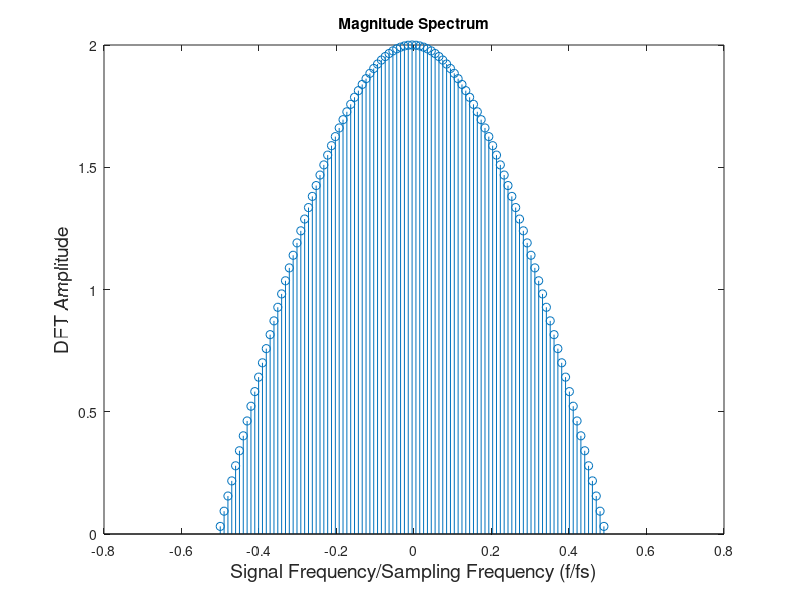
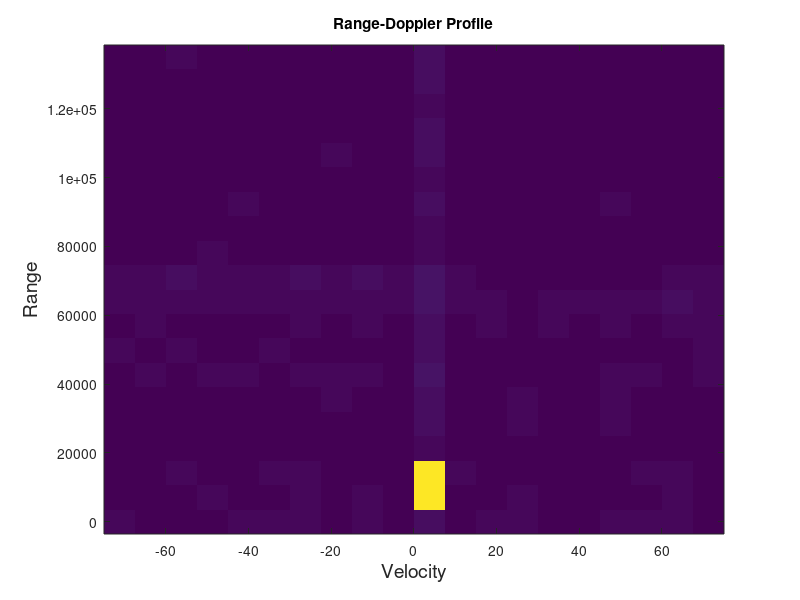
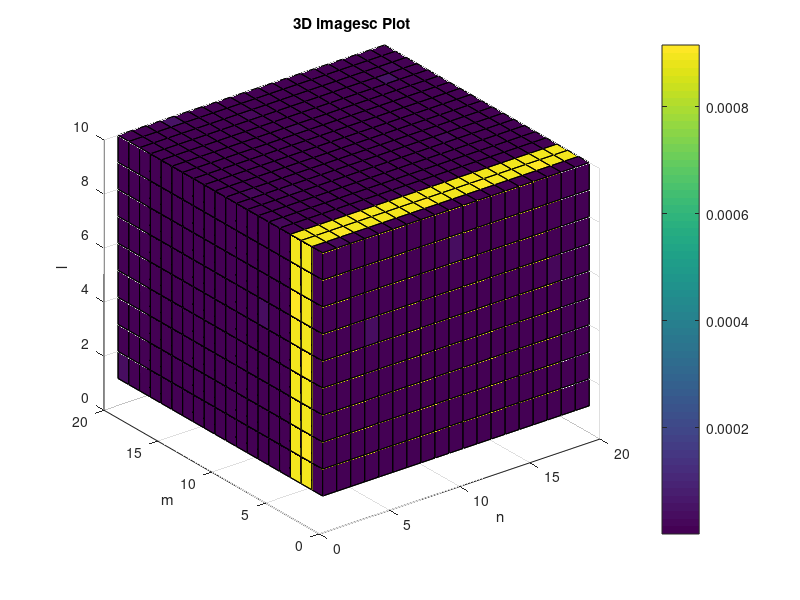
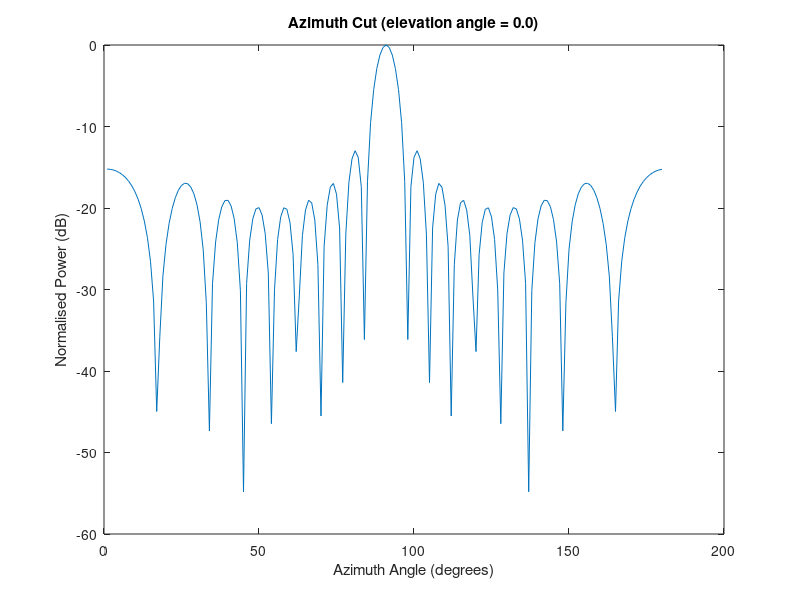

Recreate these plots in MATLAB, in order.
%4o set Radar Stampoulidis Georgios 03094
PRI = 1e-3; %Pulse Repetition Interval
DC = 0.1; %Duty Cycle
fs = 2e4; %Sampling Frequency
K = 101; %Number of Samples of FFT
c = 3e8; %Speed of Light
Pt = 1; %Transmit Power
G = 1; %Antenna Gain
Lo = 1; %Loss Factor
sigma = 1; %RCS
lamda = 1; %Wave Length
W = 0; %Noise
R0 = 5; %Distance
fc= 1e9; %Frequence of x
M = 20; %Number of Pulses
v = 0; %Velocity
SNR = 5; %SNR


t = 0:1/fs:PRI-1/fs;
pulse_width = DC*PRI;
x = rectpuls(t - pulse_width/2,pulse_width);
k = -K/2:(K/2-1);
PULSE = fft(x,K);
figure('Name','DFT With FFT help','NumberTitle','off');
stem(k/K,fftshift(abs(PULSE)));
title('Magnitude Spectrum');
xlabel('Signal Frequency/Sampling Frequency (f/fs)','FontSize',14);
ylabel('DFT Amplitude','FontSize',14);

%Range bin
DR = c*pulse_width/2 %range resolution
Rbin = R0/DR; %bin resolution
N = PRI*fs; %number of range bins
Ntarget = ceil(fs*2*R0/c);

fd = 2*v*fc/c;
la = c/fc;
Dfd = 1/(M*PRI);
DV = c*Dfd/(2*fc);
maxfd= 1/(2*PRI);
maxV = maxfd*c/(2*fc);
maxR = c*(PRI - DC*PRI)/2;

Pr = (Pt*G^2*lamda^2*sigma)/((4*pi)^3*R0^4*Lo);

y2d = zeros(N, M);
for m = 1:M
    for n = 1:N
        y2d(n,m) = sqrt(Pr)*rectpuls(((n-1)/fs)-(2*R0/c)-(pulse_width/2),pulse_width)*exp(-1i*4*pi*fc*R0/la)*exp(1i*2*pi*(v/la)*(((n-1)/fs)+(m-1)*PRI)) + sqrt(Pr/(10.^(SNR*0.6)*randn(1,1))); 
    end
end

Fbin = fd/Dfd
Dbin = round(Fbin)

for n = 1:N
    RDP(n,:) = fftshift(abs(fft(y2d(n,:),M)));
end

range = linspace(0,maxR,N-1);
velocity = linspace(-maxV+DV/2,maxV-DV/2,M+1);
figure('Name','Range-Doppler Profile (RDP)','NumberTitle','off');
imagesc(velocity,range,RDP);
title('Range-Doppler Profile');
xlabel('Velocity','FontSize',14);
ylabel('Range','FontSize',14);  
set(gca,'YDir','normal');

%---------------------#set4#---------------------
d = 0.25;
L = 10;
SNR = 5;
fi = pi/3;
y3d = zeros(N, M, L);

for l = 1:L
    for m = 1:M
        for n = 1:N
            y3d(n,m,l) = sqrt(Pr)*rectpuls(((n-1)/fs)-(2*R0/c)-(pulse_width/2),pulse_width)*exp(-1i*4*pi*fc*R0/la)*exp(1i*2*pi*(v/la)*(((n-1)/fs)+(m-1)*PRI))*exp(-1i*2*pi*d*(l-1)*cos(fi)/la) + sqrt(Pr/(10.^(SNR)*randn(1,1))) ;
        end
    end
end

[n_grid, m_grid, l_grid] = meshgrid(1:N, 1:M, 1:L);
figure('Name','3D Datacube','NumberTitle','off');
slice(n_grid,m_grid,l_grid, abs(y3d), 1:N, 1:M, 1:L);
xlabel('n');
ylabel('m');
zlabel('l');
title('3D imagesc Plot');
colorbar;

for theta1 = 0:179
    MagAz(theta1+1) = sin(pi*d*L*cos(deg2rad(theta1))/la)/sin(pi*d*cos(deg2rad(theta1))/la);
end

DbAz =mag2db(abs(MagAz)/max(abs(MagAz)));
figure('Name','DB vs Angle','NumberTitle','off');
plot(DbAz);
title('Azimuth Cut (elevation angle = 0.0)');
xlabel('Azimuth Angle (degrees)');
ylabel('Normalised Power (dB)');


for l=1:L
     ADP(l)=fftshift(abs(fft(y3d(1,1,l))));
end

figure('Name','Angle-Doppler Profile (RDP)','NumberTitle','off');
imagesc(ADP)
title('Angle-Doppler Profile');
xlabel('angle','FontSize',14);
ylabel('velocity','FontSize',14);  
set(gca,'YDir','normal');
